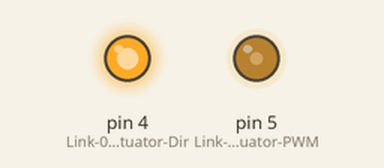
The sketch below on a simulated Arduino Uno, built with avr-gcc and run on an emulated ATmega328P. On the bench: output pins drawn as LEDs (lit = HIGH).

Above: at 0.1 s.
Timing chart, 0 to 1.6 s (numbered marks = the images above):
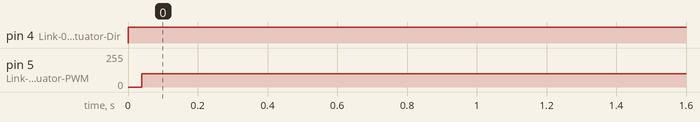

The sketch:

ardiuno_stepper_mani.ino
```cpp
int inputdir = 4;

int outputpwm = 5;

void setup() {
  // put your setup code here, to run once:

  pinMode(4, OUTPUT);//Link-01 Actuator-Dir
  pinMode(5,OUTPUT);//Link-01 Actuator-PWM
}

void loop() {
 digitalWrite(4,HIGH);
 digitalWrite(5,HIGH);
 delay(0.5);
 digitalWrite(5,LOW);
 delay(0.5);
}
```

Measured:
- by itself, pin 4 (Link-01_Actuator-Dir): LOW → HIGH at 0.00 s
- by itself, pin 5 (Link-01_Actuator-PWM): 0/255 → 98/255 at 0.04 s
